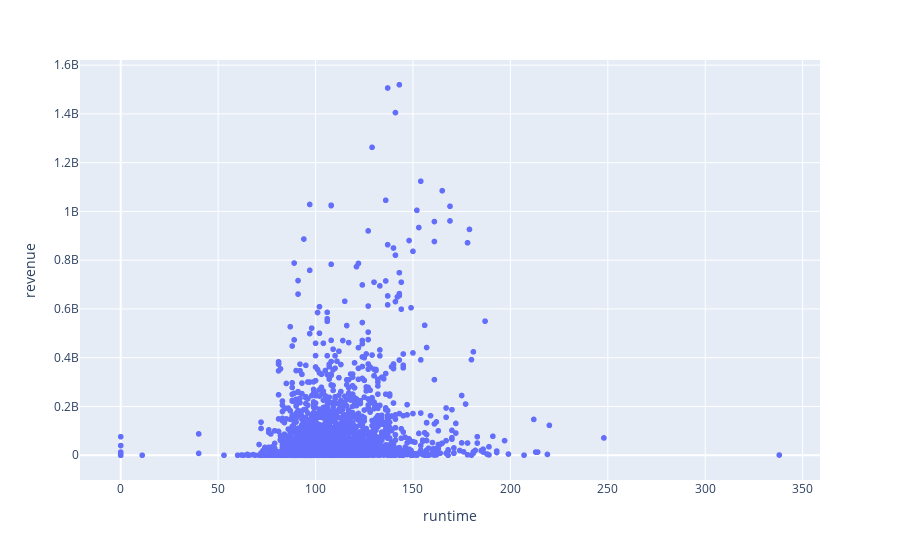

Notebook cell for this chart:
### Code cell
px.scatter(df_train,x = "runtime", y = "revenue")

### Figure 1 — Plotly figure (JSON) as saved in the notebook; plotly's stock layout.template omitted (floating-point values rounded to 4 significant figures; data arrays with more than 128 entries replaced by an {"elided": "..."} marker saying what was removed)
{"data": [{"hovertemplate": "runtime=%{x}<br>revenue=%{y}<extra></extra>", "legendgroup": "", "marker": {"color": "#636efa", "symbol": "circle"}, "mode": "markers", "name": "", "showlegend": false, "type": "scattergl", "x": {"elided": "2998 int values"}, "xaxis": "x", "y": {"elided": "2998 int values"}, "yaxis": "y"}], "layout": {"legend": {"tracegroupgap": 0}, "margin": {"t": 60}, "xaxis": {"anchor": "y", "domain": [0, 1], "title": {"text": "runtime"}}, "yaxis": {"anchor": "x", "domain": [0, 1], "title": {"text": "revenue"}}}}
